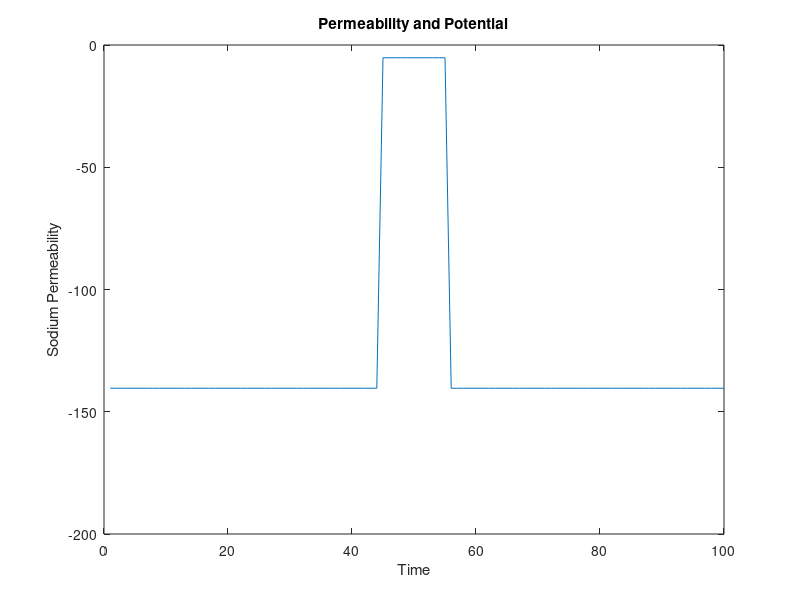

Reproduce this figure in MATLAB.
ko = 5;
nao = 120;
clo = 125;

ki = 12;
nai = 125;
cli = 5;
c = 1;

Em = NaN(1,100);
for i=1:100
    b = 0.02;
    if 44 < i && i < 56
        b = 20;
    end
    ions = (ko + b*nao + c*cli) / (ki + b*nai + c*clo);
    Em(i) = 58*log(ions);
end

plot(1:100, Em)
xlabel('Time')
ylabel('Sodium Permeability')
title('Permeability and Potential')